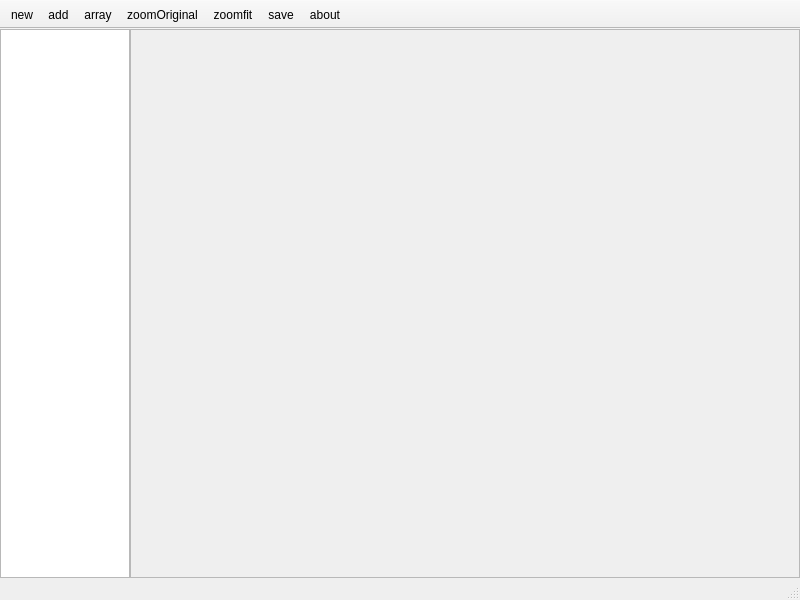
<?xml version="1.0" encoding="UTF-8"?>
<ui version="4.0">
 <class>MainWindow</class>
 <widget class="QMainWindow" name="MainWindow">
  <property name="geometry">
   <rect>
    <x>0</x>
    <y>0</y>
    <width>800</width>
    <height>600</height>
   </rect>
  </property>
  <property name="contextMenuPolicy">
   <enum>Qt::NoContextMenu</enum>
  </property>
  <property name="acceptDrops">
   <bool>true</bool>
  </property>
  <property name="windowTitle">
   <string>海天鹰拼图</string>
  </property>
  <property name="windowIcon">
   <iconset resource="res.qrc">
    <normaloff>:/HTYPinTu.png</normaloff>:/HTYPinTu.png</iconset>
  </property>
  <widget class="QWidget" name="centralWidget">
   <property name="acceptDrops">
    <bool>true</bool>
   </property>
   <layout class="QVBoxLayout" name="verticalLayout">
    <property name="leftMargin">
     <number>0</number>
    </property>
    <property name="topMargin">
     <number>0</number>
    </property>
    <property name="rightMargin">
     <number>0</number>
    </property>
    <property name="bottomMargin">
     <number>0</number>
    </property>
    <item>
     <layout class="QHBoxLayout" name="horizontalLayout" stretch="0,0">
      <property name="spacing">
       <number>0</number>
      </property>
      <item>
       <widget class="QListWidget" name="listWidget">
        <property name="minimumSize">
         <size>
          <width>130</width>
          <height>0</height>
         </size>
        </property>
        <property name="maximumSize">
         <size>
          <width>130</width>
          <height>16777215</height>
         </size>
        </property>
        <property name="contextMenuPolicy">
         <enum>Qt::CustomContextMenu</enum>
        </property>
        <property name="acceptDrops">
         <bool>true</bool>
        </property>
        <property name="sizeAdjustPolicy">
         <enum>QAbstractScrollArea::AdjustIgnored</enum>
        </property>
        <property name="dragEnabled">
         <bool>true</bool>
        </property>
        <property name="dragDropMode">
         <enum>QAbstractItemView::InternalMove</enum>
        </property>
        <property name="defaultDropAction">
         <enum>Qt::CopyAction</enum>
        </property>
        <property name="iconSize">
         <size>
          <width>100</width>
          <height>100</height>
         </size>
        </property>
        <property name="flow">
         <enum>QListView::TopToBottom</enum>
        </property>
        <property name="isWrapping" stdset="0">
         <bool>false</bool>
        </property>
        <property name="resizeMode">
         <enum>QListView::Adjust</enum>
        </property>
       </widget>
      </item>
      <item>
       <widget class="QScrollArea" name="scrollArea">
        <property name="widgetResizable">
         <bool>true</bool>
        </property>
        <widget class="QWidget" name="scrollAreaWidgetContents">
         <property name="geometry">
          <rect>
           <x>0</x>
           <y>0</y>
           <width>666</width>
           <height>464</height>
          </rect>
         </property>
         <layout class="QVBoxLayout" name="verticalLayout_2">
          <item>
           <widget class="QLabel" name="label">
            <property name="text">
             <string/>
            </property>
           </widget>
          </item>
         </layout>
        </widget>
       </widget>
      </item>
     </layout>
    </item>
   </layout>
  </widget>
  <widget class="QMenuBar" name="menuBar">
   <property name="geometry">
    <rect>
     <x>0</x>
     <y>0</y>
     <width>800</width>
     <height>36</height>
    </rect>
   </property>
  </widget>
  <widget class="QToolBar" name="mainToolBar">
   <property name="acceptDrops">
    <bool>true</bool>
   </property>
   <property name="movable">
    <bool>false</bool>
   </property>
   <attribute name="toolBarArea">
    <enum>TopToolBarArea</enum>
   </attribute>
   <attribute name="toolBarBreak">
    <bool>false</bool>
   </attribute>
   <addaction name="actionNew"/>
   <addaction name="actionAdd"/>
   <addaction name="actionArray"/>
   <addaction name="actionZoomOriginal"/>
   <addaction name="actionZoomFit"/>
   <addaction name="actionSave"/>
   <addaction name="actionAbout"/>
  </widget>
  <widget class="QStatusBar" name="statusBar"/>
  <action name="actionAdd">
   <property name="icon">
    <iconset resource="res.qrc">
     <normaloff>:/add.png</normaloff>:/add.png</iconset>
   </property>
   <property name="text">
    <string>add</string>
   </property>
   <property name="toolTip">
    <string>添加图片</string>
   </property>
   <property name="shortcut">
    <string>Ctrl+O</string>
   </property>
  </action>
  <action name="actionSave">
   <property name="icon">
    <iconset resource="res.qrc">
     <normaloff>:/save.png</normaloff>:/save.png</iconset>
   </property>
   <property name="text">
    <string>save</string>
   </property>
   <property name="toolTip">
    <string>保存</string>
   </property>
   <property name="shortcut">
    <string>Ctrl+S</string>
   </property>
  </action>
  <action name="actionZoomFit">
   <property name="icon">
    <iconset resource="res.qrc">
     <normaloff>:/ZoomFit.png</normaloff>:/ZoomFit.png</iconset>
   </property>
   <property name="text">
    <string>zoomfit</string>
   </property>
   <property name="toolTip">
    <string>适合窗体</string>
   </property>
  </action>
  <action name="actionZoomOriginal">
   <property name="icon">
    <iconset resource="res.qrc">
     <normaloff>:/ZoomOriginal.png</normaloff>:/ZoomOriginal.png</iconset>
   </property>
   <property name="text">
    <string>zoomOriginal</string>
   </property>
   <property name="toolTip">
    <string>原始大小</string>
   </property>
   <property name="shortcut">
    <string>1</string>
   </property>
  </action>
  <action name="actionNew">
   <property name="icon">
    <iconset resource="res.qrc">
     <normaloff>:/new.png</normaloff>:/new.png</iconset>
   </property>
   <property name="text">
    <string>new</string>
   </property>
   <property name="toolTip">
    <string>新建</string>
   </property>
   <property name="shortcut">
    <string>Ctrl+N</string>
   </property>
  </action>
  <action name="actionAbout">
   <property name="icon">
    <iconset resource="res.qrc">
     <normaloff>:/about.png</normaloff>:/about.png</iconset>
   </property>
   <property name="text">
    <string>about</string>
   </property>
   <property name="toolTip">
    <string>关于</string>
   </property>
   <property name="shortcut">
    <string>F1</string>
   </property>
  </action>
  <action name="actionArray">
   <property name="icon">
    <iconset resource="res.qrc">
     <normaloff>:/array.png</normaloff>:/array.png</iconset>
   </property>
   <property name="text">
    <string>array</string>
   </property>
   <property name="toolTip">
    <string>阵列</string>
   </property>
  </action>
 </widget>
 <layoutdefault spacing="6" margin="11"/>
 <resources>
  <include location="res.qrc"/>
 </resources>
 <connections/>
</ui>
